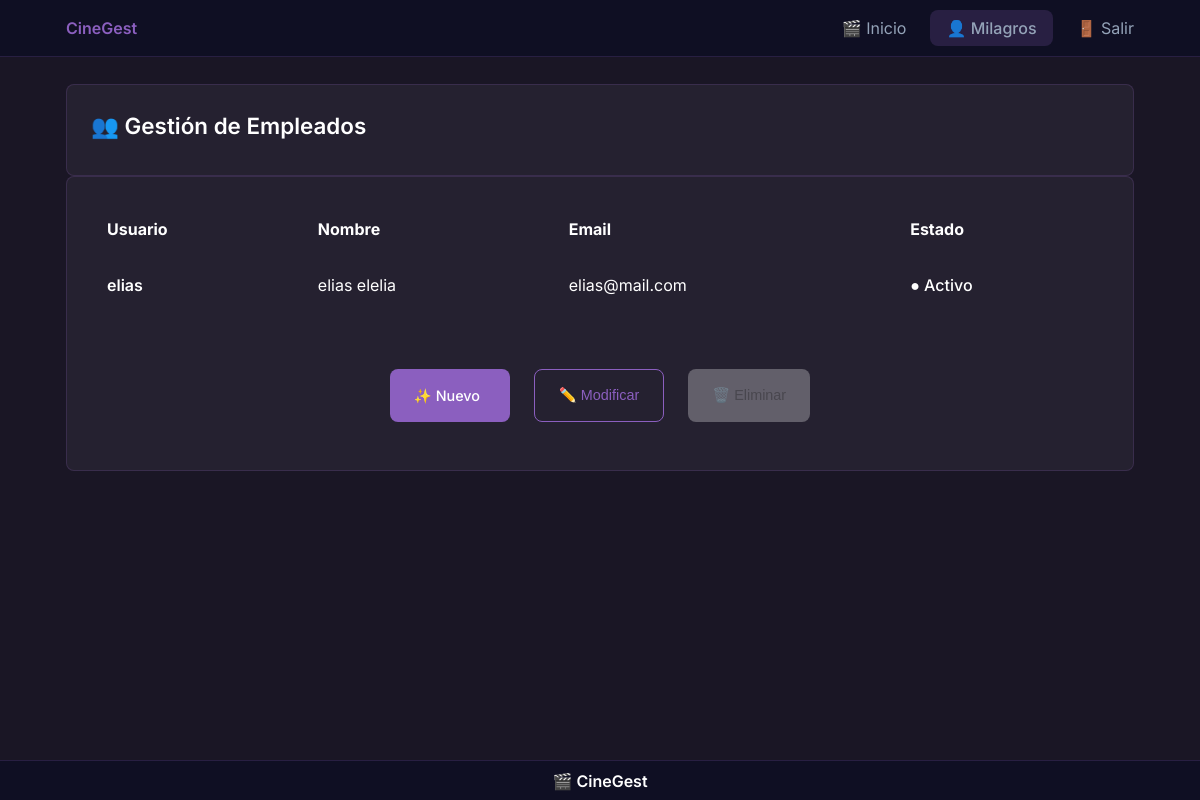
Screenshot of /accounts/employees/ (signed in) with the database file from the repository.
### accounts/models.py (models this page shows, shortened)
class User(AbstractUser):
    ADMINISTRADOR = 'ADMINISTRADOR'
    CLIENTE = 'CLIENTE'
    EMPLEADO = 'EMPLEADO'
    USER_TYPE_CHOICES = [
        (ADMINISTRADOR, 'Administrador'),
        (CLIENTE, 'Cliente'),
        (EMPLEADO, 'Empleado'),
    ]
    email = models.EmailField(unique=True, blank=False, null=False)
    user_type = models.CharField(
        max_length=15,
        choices=USER_TYPE_CHOICES,
        default=CLIENTE,
        help_text="Tipo de usuario: ADMINISTRADOR / CLIENTE / EMPLEADO"
    )
    def is_admin(self):
        return self.user_type == self.ADMINISTRADOR or self.is_superuser

### accounts/views.py (the view)
# urls.py: path('employees/', views.EmployeeListView.as_view(), name='employee_list'),
class EmployeeListView(AdminRequiredMixin, ListView):
    model = User
    template_name = 'accounts/employee_list.html'
    context_object_name = 'employees'
    def get_queryset(self):
        return User.objects.filter(user_type=User.EMPLEADO)

### accounts/views.py (called while the page is built)
    def test_func(self):
        return self.request.user.is_authenticated and self.request.user.is_admin()

### accounts/templates/accounts/employee_list.html (shortened to what this page needs)
{% extends "accounts/base.html" %}
{% block content %}
<div class="container">
    <div class="card glass-container mb-lg">
        <div style="display: flex; justify-content: space-between; align-items: center;">
            <h1 class="card-title text-gradient-primary">👥 Gestión de Empleados</h1>
        </div>
    </div>
    <div class="card glass-container">
        <div style="overflow-x: auto;">
            <table style="width: 100%; border-collapse: collapse; text-align: left;">
                <thead>
                    <tr style="border-bottom: 1px solid var(--glass-border);">
                        <th style="padding: var(--space-sm);">Usuario</th>
                        <th style="padding: var(--space-sm);">Nombre</th>
                        <th style="padding: var(--space-sm);">Email</th>
                        <th style="padding: var(--space-sm);">Estado</th>
                    </tr>
                </thead>
                <tbody>
                    {% for employee in employees %}
                    <tr class="employee-row" data-id="{{ employee.pk }}" style="border-bottom: 1px solid var(--glass-border); cursor: pointer;">
                        <td style="padding: var(--space-sm); font-weight: 600;">{{ employee.username }}</td>
                        <td style="padding: var(--space-sm);">{{ employee.get_full_name|default:"-" }}</td>
                        <td style="padding: var(--space-sm);">{{ employee.email }}</td>
                        <td style="padding: var(--space-sm);">
                            {% if employee.is_active %}
                                <span style="color: var(--success); font-weight: 500;">● Activo</span>
                            {% else %}
                                <span style="color: var(--danger); font-weight: 500;">● Inactivo</span>
                            {% endif %}
                        </td>
                    </tr>
                    {% empty %}
                    <tr>
                        <td colspan="4" class="text-center text-secondary" style="padding: var(--space-lg);">
                            No hay empleados registrados todavía. ¡Añade el primero!
                        </td>
                    </tr>
                    {% endfor %}
                </tbody>
            </table>
            <div class="abm-panel" style="display: flex; justify-content: center; gap: var(--space-md); margin-top: var(--space-lg); padding: var(--space-md);">
                <a href="{% url 'accounts:create_employee' %}" class="btn btn-primary" style="min-width: 120px;">
                    ✨ Nuevo
                </a>
                <button id="btn-modificar" class="btn btn-outline" style="min-width: 120px;" disabled>
                    ✏️ Modificar
                </button>
                <button id="btn-eliminar" class="btn btn-secondary" style="min-width: 120px;" disabled>
                </button>
            </div>
        </div>
    </div>
</div>
{% endblock %}

### accounts/templates/accounts/base.html (shortened to what this page needs)
<!DOCTYPE html>
<html lang="es">
<head>
    {% load static %}
    <link rel="stylesheet" href="{% static 'css/forms.css' %}?v={% now 'U' %}">
</head>
<body>
    <div class="page-wrapper">
        <nav class="navbar">
            <div class="container">
                <div class="navbar-content">
                    <a href="{% url 'accounts:dashboard' %}" class="logo">CineGest</a>
                    <ul class="nav-links">
                        {% if user.is_authenticated %}
                            <li><a href="{% url 'accounts:dashboard' %}" class="nav-link">🎬 Inicio</a></li>
                            <li><span class="nav-link user-info">👤 {{ user.first_name|default:user.username|title }}</span></li>
                            <li><a href="{% url 'accounts:logout' %}" class="nav-link logout-btn">🚪 Salir</a></li>
                        {% else %}
                            <li><a href="{% url 'accounts:login' %}" class="nav-link">🔐 Ingresar</a></li>
                            <li><a href="{% url 'accounts:register' %}" class="nav-link">📝 Registrarse</a></li>
                        {% endif %}
                    </ul>
                </div>
            </div>
        </nav>
        <main class="page-content">
            {% block content %}
            {% endblock %}
        </main>
        <footer class="site-footer">
            <div class="container text-center">
                <h3 class="text-gradient-primary">🎬 CineGest</h3>
            </div>
        </footer>
    </div>
</body>
</html>

### static/css/forms.css (style rules this page uses)
:root { --primary: #8B5FBF; --dark: #1A1625; --darker: #0F0F23; --white: #FFFFFF; --gray: #94A3B8; --font-primary: 'Inter', system-ui, sans-serif; --space-xs: 0.5rem; --space-sm: 1rem; --space-md: 1.5rem; --space-lg: 2rem; --radius: 0.5rem; --transition: all 0.2s ease; }
* { box-sizing: border-box; margin: 0; padding: 0; }
body { font-family: var(--font-primary); font-size: 1rem; line-height: 1.5; color: var(--white); background: var(--dark); min-height: 100vh; }
.container { max-width: 1100px; margin: 0 auto; padding: 0 var(--space-sm); }
.card { background: rgba(255, 255, 255, 0.05); border: 1px solid rgba(139, 95, 191, 0.2); border-radius: var(--radius); padding: var(--space-md); }
.card-title { font-size: 1.4rem; font-weight: 600; margin-bottom: var(--space-xs); }
.btn { display: inline-flex; align-items: center; padding: var(--space-sm) var(--space-md); border: none; border-radius: var(--radius); font-size: 0.9rem; font-weight: 500; text-decoration: none; cursor: pointer; transition: var(--transition); }
.btn-primary { background: var(--primary); color: var(--white); }
.btn-outline { background: transparent; border: 1px solid var(--primary); color: var(--primary); }
.navbar { background: var(--darker); border-bottom: 1px solid rgba(139, 95, 191, 0.2); padding: var(--space-sm) 0; position: fixed; top: 0; left: 0; right: 0; z-index: 100; }
.navbar-content { display: flex; justify-content: space-between; align-items: center; }
.logo { font-weight: 600; color: var(--primary); text-decoration: none; }
.nav-links { display: flex; gap: var(--space-md); list-style: none; }
.nav-link { color: var(--gray); text-decoration: none; }
.page-wrapper { min-height: 100vh; padding-top: 60px; padding-bottom: 40px; }
.page-content { padding: var(--space-md) 0; }
.text-center { text-align: center; }
.site-footer { background: var(--darker); border-top: 1px solid rgba(139, 95, 191, 0.2); padding: 0.5rem 0; position: fixed; bottom: 0; left: 0; right: 0; z-index: 99; height: 40px; display: flex; align-items: center; }
.site-footer h3 { margin: 0; font-size: 1rem; font-weight: 600; }
.nav-link.user-info { background: rgba(139, 95, 191, 0.2); padding: var(--space-xs) var(--space-sm); border-radius: var(--radius); font-weight: 500; }

### accounts/templates/accounts/employee_list.html (style rules this page uses)
.employee-row { transition: background-color 0.2s ease; }

### rows the page displays
User: first_name "Milagros"
User: username "elias", get_full_name "elias elelia", email "elias@mail.com", is_active "● Activo"
